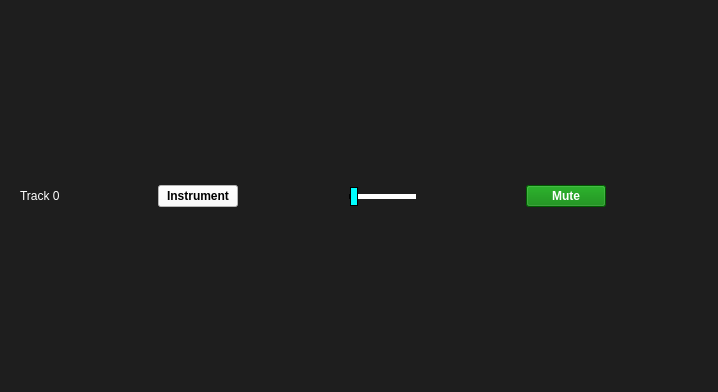
<?xml version="1.0" encoding="UTF-8"?>
<ui version="4.0">
 <class>Form</class>
 <widget class="QWidget" name="Form">
  <property name="geometry">
   <rect>
    <x>0</x>
    <y>0</y>
    <width>718</width>
    <height>392</height>
   </rect>
  </property>
  <property name="windowTitle">
   <string>Form</string>
  </property>
  <property name="styleSheet">
   <string notr="true">background: rgb(30,30,30);</string>
  </property>
  <layout class="QVBoxLayout" name="verticalLayout_3">
   <item>
    <layout class="QVBoxLayout" name="verticalLayout">
     <item>
      <widget class="QWidget" name="widget_Track" native="true">
       <layout class="QHBoxLayout" name="horizontalLayout">
        <item>
         <layout class="QHBoxLayout" name="track0_layout">
          <item>
           <widget class="QLabel" name="label_track">
            <property name="styleSheet">
             <string notr="true">color:white;</string>
            </property>
            <property name="text">
             <string>Track 0</string>
            </property>
           </widget>
          </item>
          <item>
           <spacer name="horizontalSpacer_26">
            <property name="orientation">
             <enum>Qt::Horizontal</enum>
            </property>
            <property name="sizeHint" stdset="0">
             <size>
              <width>40</width>
              <height>20</height>
             </size>
            </property>
           </spacer>
          </item>
          <item>
           <widget class="QPushButton" name="pushButton_instrument_track">
            <property name="font">
             <font>
              <weight>75</weight>
              <bold>true</bold>
             </font>
            </property>
            <property name="styleSheet">
             <string notr="true">background:white;
color:black;</string>
            </property>
            <property name="text">
             <string>Instrument</string>
            </property>
           </widget>
          </item>
          <item>
           <spacer name="horizontalSpacer_23">
            <property name="orientation">
             <enum>Qt::Horizontal</enum>
            </property>
            <property name="sizeHint" stdset="0">
             <size>
              <width>40</width>
              <height>20</height>
             </size>
            </property>
           </spacer>
          </item>
          <item>
           <layout class="QVBoxLayout" name="verticalLayout_2">
            <item>
             <spacer name="horizontalSpacer">
              <property name="orientation">
               <enum>Qt::Horizontal</enum>
              </property>
              <property name="sizeHint" stdset="0">
               <size>
                <width>40</width>
                <height>20</height>
               </size>
              </property>
             </spacer>
            </item>
            <item>
             <widget class="QSlider" name="horizontalSlider_track">
              <property name="maximumSize">
               <size>
                <width>103</width>
                <height>22</height>
               </size>
              </property>
              <property name="styleSheet">
               <string notr="true">QSlider::groove:horizontal{
	border: 1px solid black;
	height: 3px;
	width: 65px;
	background: cyan;
}

QSlider::handle:horizontal{
	background: cyan;
	border: 1px solid black;
	width: 6px;
	margin: -8px 0;
	boder-radius: 9px;
}

QSlider::add-page:horizontal{
	background-color: white;
}</string>
              </property>
              <property name="orientation">
               <enum>Qt::Horizontal</enum>
              </property>
             </widget>
            </item>
            <item>
             <spacer name="horizontalSpacer_3">
              <property name="orientation">
               <enum>Qt::Horizontal</enum>
              </property>
              <property name="sizeHint" stdset="0">
               <size>
                <width>40</width>
                <height>20</height>
               </size>
              </property>
             </spacer>
            </item>
           </layout>
          </item>
          <item>
           <spacer name="horizontalSpacer_24">
            <property name="orientation">
             <enum>Qt::Horizontal</enum>
            </property>
            <property name="sizeHint" stdset="0">
             <size>
              <width>40</width>
              <height>20</height>
             </size>
            </property>
           </spacer>
          </item>
          <item>
           <widget class="QPushButton" name="pushButton_mute_track">
            <property name="font">
             <font>
              <weight>75</weight>
              <bold>true</bold>
             </font>
            </property>
            <property name="styleSheet">
             <string notr="true">background:green;
color:white;</string>
            </property>
            <property name="text">
             <string>Mute</string>
            </property>
           </widget>
          </item>
          <item>
           <spacer name="horizontalSpacer_25">
            <property name="orientation">
             <enum>Qt::Horizontal</enum>
            </property>
            <property name="sizeHint" stdset="0">
             <size>
              <width>40</width>
              <height>20</height>
             </size>
            </property>
           </spacer>
          </item>
         </layout>
        </item>
       </layout>
      </widget>
     </item>
    </layout>
   </item>
  </layout>
 </widget>
 <resources/>
 <connections/>
</ui>
